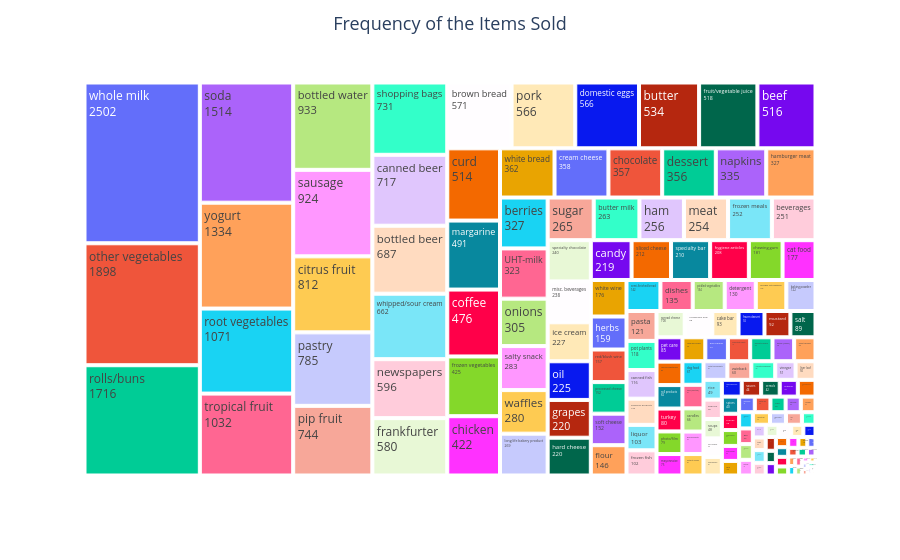

The notebook cell saved with this chart:
### Markdown cell above
# Frequency of the Items Sold

### Code cell
Frequency_of_items = data.groupby(pd.Grouper(key='itemName')).size().reset_index(name='count')
fig = px.treemap(Frequency_of_items, path=['itemName'], values='count')
fig.update_layout(title_text='Frequency of the Items Sold', title_x=0.5, title_font=dict(size=18))
fig.update_traces(textinfo="label+value")
fig.show()

### Figure 1 — Plotly figure (JSON) as saved in the notebook; plotly's stock layout.template omitted (floating-point values rounded to 4 significant figures; data arrays with more than 128 entries replaced by an {"elided": "..."} marker saying what was removed)
{"data": [{"branchvalues": "total", "domain": {"x": [0, 1], "y": [0, 1]}, "hovertemplate": "labels=%{label}<br>count=%{value}<br>parent=%{parent}<br>id=%{id}<extra></extra>", "ids": {"elided": "167 str values"}, "labels": {"elided": "167 str values"}, "name": "", "parents": {"elided": "167 str values"}, "textinfo": "label+value", "type": "treemap", "values": {"elided": "167 float values"}}], "layout": {"legend": {"tracegroupgap": 0}, "margin": {"t": 60}, "title": {"font": {"size": 18}, "text": "Frequency of the Items Sold", "x": 0.5}}}
